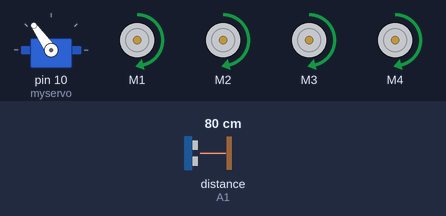
This sketch was run on a simulated Arduino Uno, built with avr-gcc and run on an emulated ATmega328P. Shown: servo, 4 × DC motor (green arrow = forward, orange = backward, longer = faster). The inputs (shaded band) are chosen by the test bench; at power-on: distance to the obstacle (sensor on A1) 80 cm. The echo pulse lasts 58.3 µs per cm.

Above: at 3.9 s.
4.0 s: distance to the obstacle (sensor on A1) set to 23 cm
5.5 s: distance to the obstacle (sensor on A1) set to 18 cm
At 6.9 s:
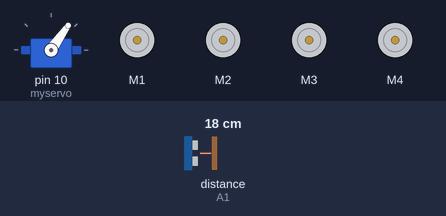
8.5 s: distance to the obstacle (sensor on A1) set to 35 cm
At 8.83 s:
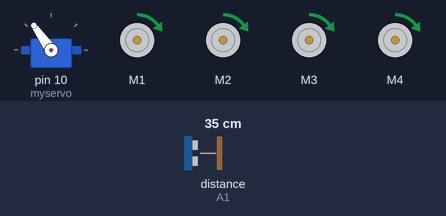
10.8 s: distance to the obstacle (sensor on A1) set to 2 cm
At 13.1 s:
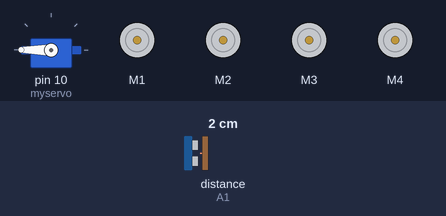
13.8 s: distance to the obstacle (sensor on A1) set to 60 cm
At 14.4 s:
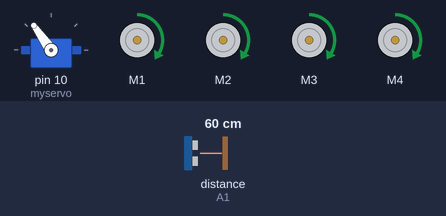
Timing chart, 0 to 16.8 s (numbered marks = the images above; inputs shaded):
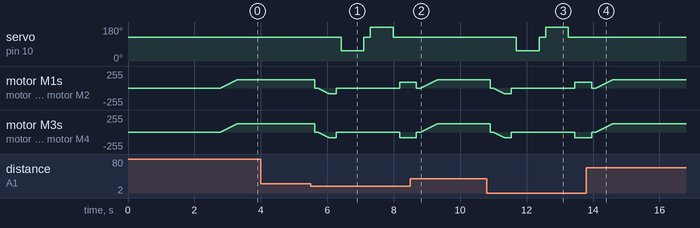

The sketch:

SelfDrivingCar.ino
```cpp
/*Required libraries are imported*/
#include <AFMotor.h>
#include <NewPing.h>
#include <Servo.h>

/*Required Constants are created*/
#define TRIG_PIN A0
#define ECHO_PIN A1
#define MAXSPEED 125 // maximum speed of DC  motors
#define REVERSE_MAXSPEED 90 // maximum speed of DC motors for reversing

NewPing sonar(TRIG_PIN, ECHO_PIN, 200);

AF_DCMotor motor1(1, MOTOR12_1KHZ);
AF_DCMotor motor2(2, MOTOR12_1KHZ);
AF_DCMotor motor3(3, MOTOR34_1KHZ);
AF_DCMotor motor4(4, MOTOR34_1KHZ);
Servo myservo;

boolean goesForward=false;
int distance = 100;
int spd = 0;

/*Initial setup of the system*/
void setup() {

  myservo.attach(10);
  myservo.write(125);
  delay(2000);
  distance = readPing();
  delay(100);
  distance = readPing();
  delay(100);
  distance = readPing();
  delay(100);
  distance = readPing();
  delay(100);
}

/*This loop runs infinitely*/
void loop() {
 int Distance_right = 0;
 int Distance_left =  0;
 delay(40);

 /*If distance in front is less than 20, we stop, move back a little and check right and left for object distances*/
 if(distance<=20)
 {
  Stop();
  delay(80);
  move_backward();
  delay(200);
  Stop();
  delay(150);
  Distance_right = sensor_turn_right(); //sensor turns right and gets distance
  delay(200);
  Distance_left = sensor_turn_left();  //sensor turns left and gets distance
  delay(200);

  /*Depending on whether right side object distance is more or left side, the car moves in that direction by calling the right_turn() or left_turn() functions*/
  if(Distance_right>=Distance_left)
  {
    right_turn();
    Stop();
  }else
  {
    left_turn();
    Stop();
  }
 }else
 {
  move_forward();
 }
 distance = readPing();
}

/*This function is used to obtain the distance of the objects in front*/
int readPing() {
  delay(80);
  int cm = sonar.ping_cm();
  if(cm==0)
  {
    cm = 250;
  }
  return cm;
}

/*Function to make sensor turn right and get distance*/
int sensor_turn_right()
{
    myservo.write(55);
    delay(500);
    int distance = readPing();
    delay(100);
    myservo.write(125);
    return distance;
}

/*Function to make sensor turn left and get distance*/
int sensor_turn_left()
{
    myservo.write(220);
    delay(500);
    int distance = readPing();
    delay(100);
    myservo.write(125);
    return distance;
    delay(100);
}

/*Function to stop the car*/
void Stop() {
  motor1.run(RELEASE);
  motor2.run(RELEASE);
  motor3.run(RELEASE);
  motor4.run(RELEASE);
  }

/*Function to make car move forward*/
void move_forward() {

 if(!goesForward)
  {
    goesForward=true;
    motor1.run(FORWARD);
    motor2.run(FORWARD);
    motor3.run(FORWARD);
    motor4.run(FORWARD);
   for (spd = 0; spd < MAXSPEED ; spd +=1) // slowly increase speed to preventing battery from loading up
   {
    motor1.setSpeed(spd);
    motor2.setSpeed(spd);
    motor3.setSpeed(spd);
    motor4.setSpeed(spd);
    delay(4);
   }
  }
}

/*Function to make car move backward*/
void move_backward() {
    goesForward=false;
    motor1.run(BACKWARD);
    motor2.run(BACKWARD);
    motor3.run(BACKWARD);
    motor4.run(BACKWARD);
  for (spd = 0; spd < REVERSE_MAXSPEED; spd +=1) // slowly increase speed to preventing battery from loading up
  {
    motor1.setSpeed(spd);
    motor2.setSpeed(spd);
    motor3.setSpeed(spd);
    motor4.setSpeed(spd);
    delay(4);
  }
}

/*Function to make car turn right*/
void right_turn() {
  motor1.run(FORWARD);
  motor2.run(FORWARD);
  motor3.run(BACKWARD);
  motor4.run(BACKWARD);
  delay(500);
}

/*Function to make car turn left*/
void left_turn() {
  motor1.run(BACKWARD);
  motor2.run(BACKWARD);
  motor3.run(FORWARD);
  motor4.run(FORWARD);
  delay(500);
}
```

Measured:
- the behaviour switches between 21 and 20 cm on distance to the obstacle (sensor on A1) (found by bisection; images 0 and 1)
- after the input at 4.0 s, every drawn part: stays the same
- after the input at 5.5 s, servo on pin 10 (myservo): 125° → 55° after 0.92 s, → 125° 0.68 s later, → 180° 0.20 s later, → 125° 0.68 s later
- after the input at 8.5 s, servo on pin 10 (myservo): stays 125° (without the input it goes to 55° after 1.1 s)
- after the input at 10.8 s, servo on pin 10 (myservo): 125° → 55° after 0.89 s, → 125° 0.68 s later, → 180° 0.20 s later, → 125° 0.68 s later
- after the input at 13.8 s, servo on pin 10 (myservo): stays 125° (without the input it goes to 55° after 1.1 s)
